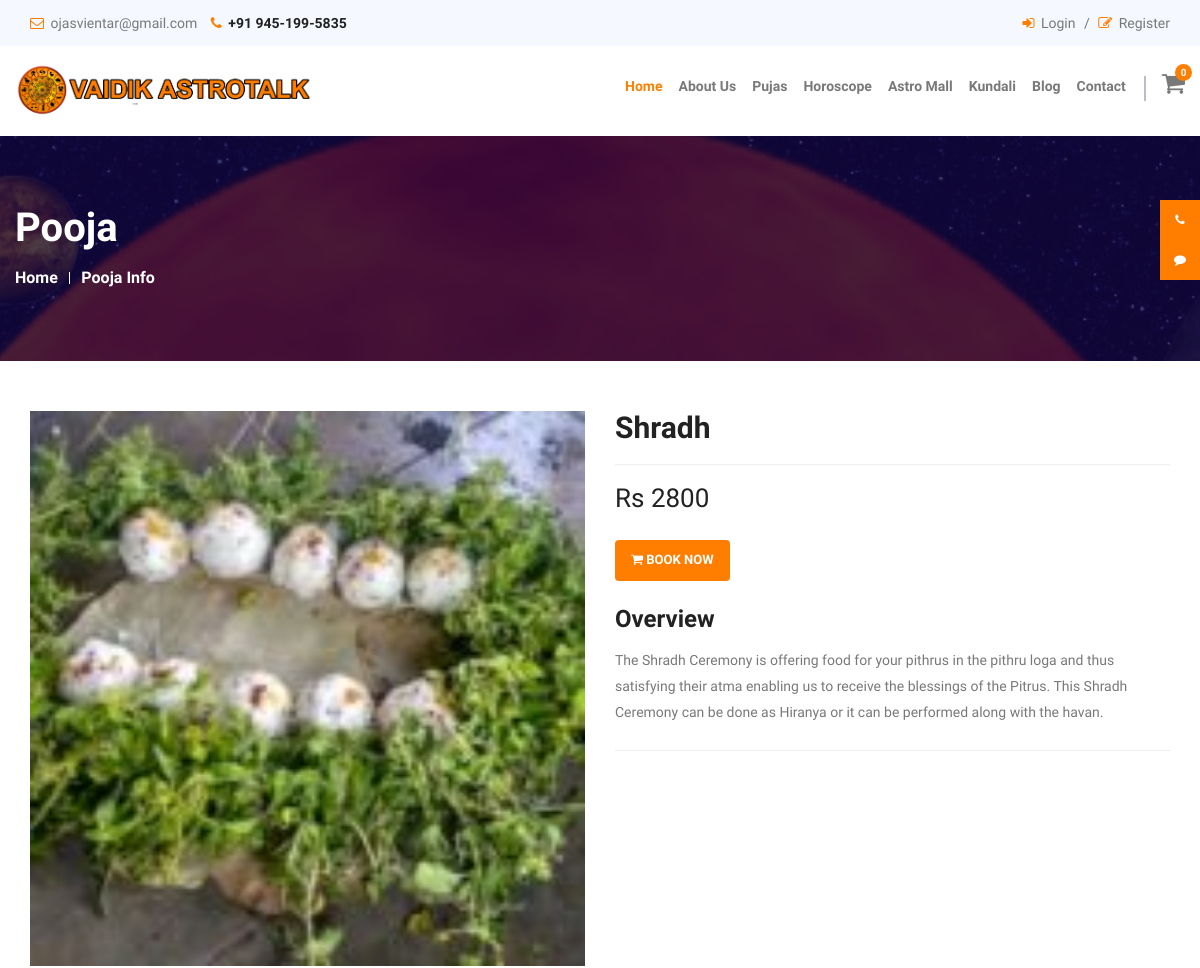
The page /home/pooja_info/79 (upper part) on the database as committed earlier.
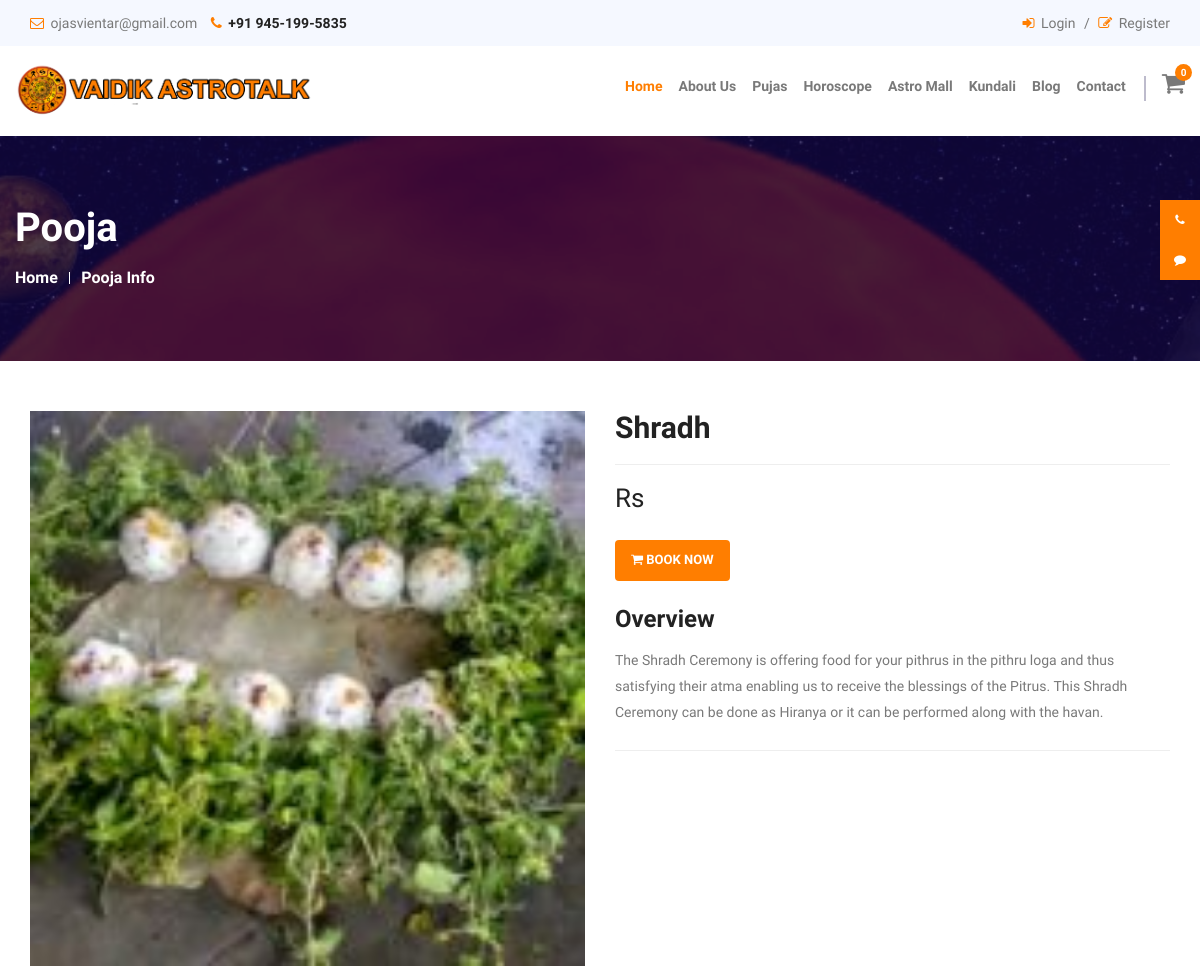
The same page on the database as committed later.
### tables this page shows
CREATE TABLE `pujas` (
  `puja_id` int(11) NOT NULL,
  `cat_id` varchar(55) NOT NULL,
  `cat_name` varchar(255) NOT NULL,
  `puja_name` varchar(255) NOT NULL,
  `puja_img` varchar(255) NOT NULL,
  `description` varchar(255) NOT NULL,
  `price` varchar(255) NOT NULL,
  `status` varchar(55) NOT NULL DEFAULT 'active'
);

### application/controllers/Home.php (called while the page is built, shortened)
<?php
class Home extends CI_Controller {
	public function __construct()
	{
		$this->load->model('Home_model','model');
		$config=[
		 	'upload_path'=>'./upload/',
		 	'allowed_types'=>'gif|jpg|png|jpeg'
		 ];
		 $this->load->library('upload',$config);
	}
	public function pooja_info($puja_id)
	{
		$data['pooja']=$this->model->getPooja($puja_id);
		$this->load->view('home/header');
		$this->load->view('home/pooja_info',$data);
		$this->load->view('home/footer');
	}
}

### index.php (called while the page is built, shortened)
<?php
require_once BASEPATH.'core/CodeIgniter.php';

### application/models/Home_model.php (called while the page is built, shortened)
<?php
class Home_model extends CI_Model {
	public function getPooja($puja_id='')
	{
		if($puja_id):
			return $this->db->get_where('pujas',array('puja_id'=>$puja_id))->result();
		endif;
		$this->db->order_by('puja_id','DESC');
		return $this->db->get('pujas')->result();
	}
}

### application/views/home/pooja_info.php (the view, shortened to what this page needs)
<section class="main_breadcrumb">
	<div class="container-fluid">
		<div class="row">
			<div class="breadcrumb-content">
				<h2>Pooja</h2>
				<ul>
					<li><a href="<?php echo base_url();?>">Home</a></li>
					<li><a href="">Pooja Info</a></li>
				</ul>
			</div>
		</div>
	</div>
</section>
<div id="content" class="single_products_page">
	<div id="products_products" class="single_products_section">
		<?php foreach($pooja as $key):?>
		<div class="container-fluid">
			<div class="row">
				<div class="col-sm-6">
					<div class="eb_right single_products_right_side">
						<div class="single_products_images">
							<div class="single_product_image">
								<div class="sp-loading">
									<img src="<?php echo base_url($key->puja_img);?>" alt="Image Not found" width="100%">
								</div>
							</div>
						</div>
					</div>
				</div>
				<div class="col-sm-6">
					<div class="eb_left single_products_left_side">
						<h2><?php echo $key->puja_name;?></h2>
						<hr>
						<div class="price-block">
							<div class="price-box">
								<p class="special-price"> <span class="price-label">Special Price</span> <span id="product-price-48" class="price"> Rs <?php echo $key->price;?> </span> </p>
							</div>
						</div>
						<div class="add-to-box">
							<div class="add-to-cart">
								<a href="<?php echo base_url('home/book_pooja/'.$key->puja_id);?>" class="btn wow fadeInDown animated" title="Book Now"><span><i class="fa fa-shopping-cart"></i> Book Now</span></a>
							</div>
						</div>
						<div class="short-description">
							<h3>overview</h3>
                            <p><?php echo $key->description; ?></p>
						</div>
					</div>
				</div>
			</div>
													</div>
										</div>
			</div>
			<?php endforeach;?>

### application/views/home/header.php (shortened to what this page needs)
<!DOCTYPE html>
<html lang="en">
<head>
	<link rel="stylesheet" href="<?php echo base_url();?>assets/vendor/bootstrap/css/bootstrap.min.css">
	<link rel="stylesheet" href="<?php echo base_url();?>assets/css/style.css">
	<link rel="stylesheet" href="<?php echo base_url();?>assets/css/responsive.css">
	<link rel="stylesheet" href="<?php echo base_url();?>assets/vendor/owl.carousel/assets/owl.carousel.css">
	<link rel="stylesheet" href="<?php echo base_url();?>assets/vendor/wow/animate.css">
	<link href="http://maxcdn.bootstrapcdn.com/font-awesome/4.7.0/css/font-awesome.min.css" rel="stylesheet">
</head>
<body>
	<div class="social_icon">
    <div class="social_item">
    <div class="social_item">
        <div class="social_item_right"><i class="fa fa-phone"></i></div>
    </div>
    <div class="social_item_right"><i class="fa fa-comment"></i> </div>
    </div>
  </div>
<header class="header-area">
	<div class="top-header">
		<div class="container-fluid">
			<div class="row align-items-center">
				<div class="col-lg-8 col-md-12">
					<ul class="top-header-contact-info">
						<li><i class="fa fa-envelope-o"></i><span ></span> ojasvientar@gmail.com</li>
						<li><i class="fa fa-phone"></i> <a href="tel:+44587154756">+91 945-199-5835</a></li>
					</ul>
				</div>
				<div class="col-lg-4 col-md-12">
					<ul class="top-header-social header_account">
						 <?php if(!empty($this->session->userdata('email'))):?>
						 	<li><b>Welcome <?php echo $this->session->userdata('email');?></b></li>
						 	<li><a href="<?php echo base_url('home/wallet');?>">Wallet <span></span></a> </li>
						 	<li><a href="<?php echo base_url('home/history');?>">History <span></span></a> </li>
						<li><a href="<?php echo base_url('home/logout');?>"><i class="fa fa-sign-in"></i> Logout <span></span></a> </li>
					<?php else: ?>
						<li><a href="<?php echo base_url('home/login');?>"><i class="fa fa-sign-in"></i> Login <span>/</span></a> </li>
						<li><a href="<?php echo base_url('home/register');?>"><i class="fa fa-pencil-square-o"></i> Register</a></li>
					<?php endif; ?>
					</ul>
				</div>
			</div>
		</div>
	</div>
	<div class="navbar-area">
		<div class="astrology-nav">
			<div class="container-fluid">
				<div class="row">
					<div class="header_menu_wrapper">
						<nav class="navbar navbar-expand-md navbar-light">
							<a class="navbar-brand" href="<?php echo base_url();?>">
								<img src="<?php echo base_url();?>assets/image/logo/logo_main.png" alt="logo">
							</a>
							<div class="collapse navbar-collapse mean-menu" style="display: block;">
								<ul class="navbar-nav">
									<li class="nav-item"><a href="<?php echo base_url();?>" class="nav-link active">Home</a></li>
									<li class="nav-item"><a href="<?php echo base_url('home/about');?>" class="nav-link">About Us</a></li>
									<li class="nav-item"><a href="<?php echo base_url('home/pooja');?>" class="nav-link">Pujas</a></li>
									<li class="nav-item"><a href="<?php echo base_url('home/horoscope');?>" class="nav-link">Horoscope</a></li>
									<li class="nav-item"><a href="<?php echo base_url('home/astro_mall');?>" class="nav-link">Astro Mall</a></li>
									<li class="nav-item"><a href="<?php echo base_url('home/kundali');?>" class="nav-link">Kundali</a></li>
									<li class="nav-item"><a href="<?php echo base_url('home/blog');?>" class="nav-link">Blog</a></li>
									<li class="nav-item"><a href="<?php echo base_url('home/contact');?>" class="nav-link">Contact</a></li>
								</ul>
								<div class="others-option align-items-center">
									<div class="option-item">
										<div class="cart-btn">
											<a href="<?php echo base_url('home/cart');?>"><i class="fa fa-shopping-cart"></i><span>0</span></a>
										</div>
									</div>
								</div>
							</div>
						</nav>
					</div>
				</div>
			</div>
		</div>
	</div>
</header>

### application/views/home/footer.php (shortened to what this page needs)
</body>
</html>

### assets/css/responsive.css (style rules this page uses)
@media screen and (min-width: 800px) and (max-width: 1280px) { .astrology-nav .navbar .navbar-nav .nav-item a { font-size: 14px; margin-left: 8px; margin-right: 8px; } }
@media screen and (min-width: 800px) and (max-width: 1280px) { .row { padding-left: 15px; padding-right: 15px; } }

### application/views/home/header.php (style rules this page uses)
.social_icon { top:200px; right:0px; position: fixed; height: 80px; width:200px; z-index: 999; background: #ff7e00; margin-right:-160px; font-size:12px; }
.social_item { height: 40px; width: 200px; line-height: 40px; color: white; }
.social_item_right { float: left; height: 40px; width: 40px; line-height: 40px; text-align: center; }

Rows that differ between the two databases and show on the page:
changed pujas "Shradh": price "2800" → (not shown)
